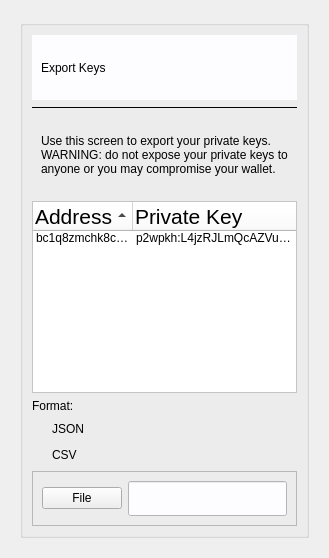
         <widget class="QWidget" name="export_keys_page">
          <layout class="QGridLayout" name="gridLayout_55">
           <item row="0" column="0">
            <widget class="QFrame" name="frame_38">
             <property name="frameShape">
              <enum>QFrame::NoFrame</enum>
             </property>
             <property name="frameShadow">
              <enum>QFrame::Raised</enum>
             </property>
             <layout class="QGridLayout" name="gridLayout_56">
              <item row="0" column="0">
               <widget class="QGroupBox" name="groupBox_11">
                <property name="title">
                 <string/>
                </property>
                <layout class="QVBoxLayout" name="verticalLayout_25">
                 <item>
                  <widget class="QFrame" name="frame_40">
                   <property name="minimumSize">
                    <size>
                     <width>0</width>
                     <height>65</height>
                    </size>
                   </property>
                   <property name="maximumSize">
                    <size>
                     <width>16777215</width>
                     <height>65</height>
                    </size>
                   </property>
                   <property name="styleSheet">
                    <string notr="true">background-color: rgb(253, 253, 255);
font: 24pt &quot;Helvetica&quot;;</string>
                   </property>
                   <property name="frameShape">
                    <enum>QFrame::NoFrame</enum>
                   </property>
                   <property name="frameShadow">
                    <enum>QFrame::Raised</enum>
                   </property>
                   <layout class="QGridLayout" name="gridLayout_58">
                    <item row="0" column="0">
                     <widget class="QLabel" name="label_30">
                      <property name="text">
                       <string>Export Keys</string>
                      </property>
                     </widget>
                    </item>
                   </layout>
                  </widget>
                 </item>
                 <item>
                  <widget class="Line" name="line_14">
                   <property name="frameShadow">
                    <enum>QFrame::Plain</enum>
                   </property>
                   <property name="orientation">
                    <enum>Qt::Horizontal</enum>
                   </property>
                  </widget>
                 </item>
                 <item>
                  <widget class="QFrame" name="frame_50">
                   <property name="minimumSize">
                    <size>
                     <width>0</width>
                     <height>80</height>
                    </size>
                   </property>
                   <property name="maximumSize">
                    <size>
                     <width>16777215</width>
                     <height>80</height>
                    </size>
                   </property>
                   <property name="styleSheet">
                    <string notr="true">border-radius:3px;
QFrame#frame_50{border-radius: 3px;}
</string>
                   </property>
                   <property name="frameShape">
                    <enum>QFrame::NoFrame</enum>
                   </property>
                   <property name="frameShadow">
                    <enum>QFrame::Raised</enum>
                   </property>
                   <layout class="QGridLayout" name="gridLayout_71">
                    <property name="topMargin">
                     <number>0</number>
                    </property>
                    <property name="bottomMargin">
                     <number>0</number>
                    </property>
                    <item row="0" column="0" alignment="Qt::AlignVCenter">
                     <widget class="QLabel" name="label_31">
                      <property name="minimumSize">
                       <size>
                        <width>0</width>
                        <height>0</height>
                       </size>
                      </property>
                      <property name="maximumSize">
                       <size>
                        <width>16777215</width>
                        <height>16777215</height>
                       </size>
                      </property>
                      <property name="styleSheet">
                       <string notr="true">font: 16pt 'Helvetica';
background-color: rgba(255, 255, 255, 0);</string>
                      </property>
                      <property name="text">
                       <string>Use this screen to export your private keys. WARNING: do not expose your private keys to anyone or you may compromise your wallet.</string>
                      </property>
                      <property name="wordWrap">
                       <bool>true</bool>
                      </property>
                      <property name="indent">
                       <number>0</number>
                      </property>
                     </widget>
                    </item>
                   </layout>
                  </widget>
                 </item>
                 <item>
                  <widget class="QTreeWidget" name="treeWidget">
                   <property name="styleSheet">
                    <string notr="true">background-color: rgb(255, 255, 255);</string>
                   </property>
                   <property name="indentation">
                    <number>0</number>
                   </property>
                   <property name="sortingEnabled">
                    <bool>true</bool>
                   </property>
                   <property name="allColumnsShowFocus">
                    <bool>true</bool>
                   </property>
                   <property name="wordWrap">
                    <bool>true</bool>
                   </property>
                   <attribute name="headerCascadingSectionResizes">
                    <bool>true</bool>
                   </attribute>
                   <attribute name="headerMinimumSectionSize">
                    <number>20</number>
                   </attribute>
                   <attribute name="headerHighlightSections">
                    <bool>true</bool>
                   </attribute>
                   <attribute name="headerStretchLastSection">
                    <bool>true</bool>
                   </attribute>
                   <column>
                    <property name="text">
                     <string>Address</string>
                    </property>
                    <property name="font">
                     <font>
                      <pointsize>16</pointsize>
                     </font>
                    </property>
                    <property name="background">
                     <color>
                      <red>202</red>
                      <green>216</green>
                      <blue>241</blue>
                     </color>
                    </property>
                   </column>
                   <column>
                    <property name="text">
                     <string>Private Key</string>
                    </property>
                    <property name="font">
                     <font>
                      <pointsize>16</pointsize>
                     </font>
                    </property>
                    <property name="background">
                     <color>
                      <red>202</red>
                      <green>216</green>
                      <blue>241</blue>
                     </color>
                    </property>
                   </column>
                   <item>
                    <property name="text">
                     <string>bc1q8zmchk8cx2zkjwrp90e89rlpn4n85tnu3m4ken</string>
                    </property>
                    <property name="text">
                     <string>p2wpkh:L4jzRJLmQcAZVu6MgxbKhgSGbQecDDb27hWPes3KUco1y3vLQDcH</string>
                    </property>
                   </item>
                  </widget>
                 </item>
                 <item>
                  <widget class="QLabel" name="label_32">
                   <property name="styleSheet">
                    <string notr="true">font: 16pt 'Helvetica';
background-color: rgba(255, 255, 255, 0);</string>
                   </property>
                   <property name="text">
                    <string>Format:</string>
                   </property>
                  </widget>
                 </item>
                 <item>
                  <widget class="QRadioButton" name="radioButton">
                   <property name="styleSheet">
                    <string notr="true">background-color: rgba(255, 255, 255, 0);</string>
                   </property>
                   <property name="text">
                    <string>JSON</string>
                   </property>
                  </widget>
                 </item>
                 <item>
                  <widget class="QRadioButton" name="radioButton_2">
                   <property name="styleSheet">
                    <string notr="true">background-color: rgba(255, 255, 255, 0);</string>
                   </property>
                   <property name="text">
                    <string>CSV</string>
                   </property>
                  </widget>
                 </item>
                 <item>
                  <widget class="QFrame" name="frame_41">
                   <property name="styleSheet">
                    <string notr="true"/>
                   </property>
                   <property name="frameShape">
                    <enum>QFrame::StyledPanel</enum>
                   </property>
                   <property name="frameShadow">
                    <enum>QFrame::Raised</enum>
                   </property>
                   <layout class="QGridLayout" name="gridLayout_59">
                    <item row="0" column="0" alignment="Qt::AlignLeft">
                     <widget class="QPushButton" name="file_loc_btn">
                      <property name="text">
                       <string>File</string>
                      </property>
                     </widget>
                    </item>
                    <item row="0" column="1">
                     <widget class="QLineEdit" name="lineEdit">
                      <property name="minimumSize">
                       <size>
                        <width>0</width>
                        <height>35</height>
                       </size>
                      </property>
                      <property name="maximumSize">
                       <size>
                        <width>16777215</width>
                        <height>35</height>
                       </size>
                      </property>
                      <property name="styleSheet">
                       <string notr="true">background-color: rgb(253, 253, 255);</string>
                      </property>
                     </widget>
                    </item>
                   </layout>
                  </widget>
                 </item>
                </layout>
               </widget>
              </item>
             </layout>
            </widget>
           </item>
          </layout>
         </widget>
